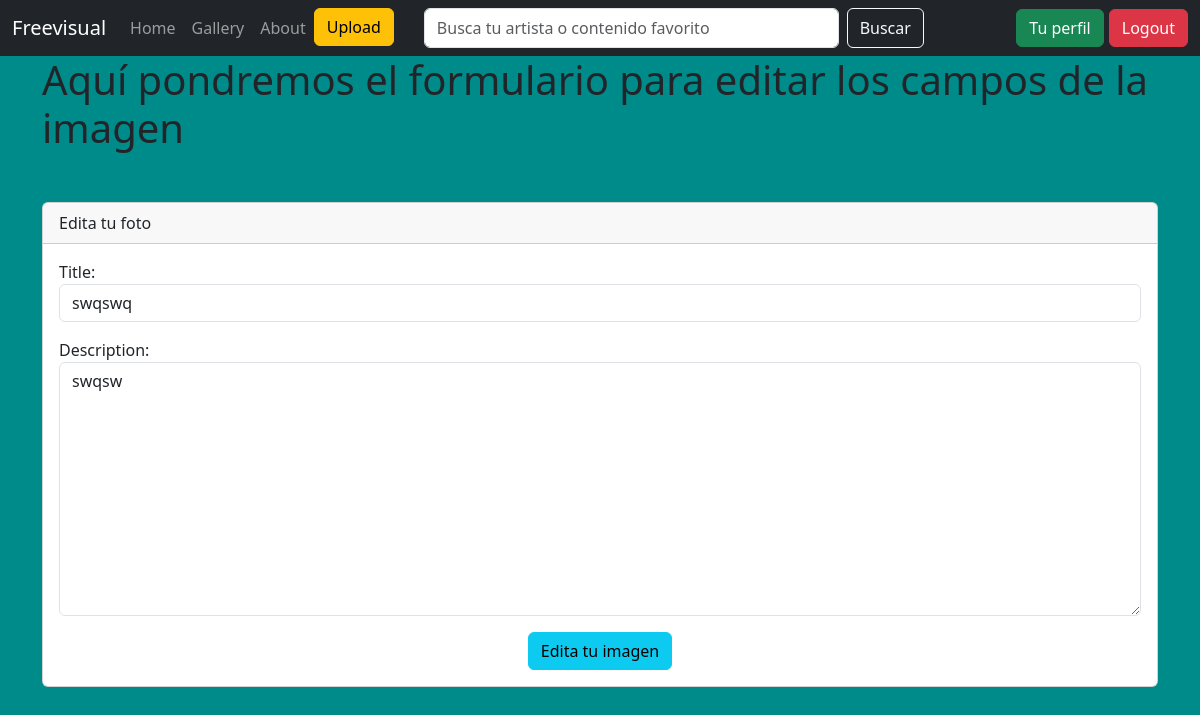
The app's page /image/1/edit_image/ (signed in), older data.
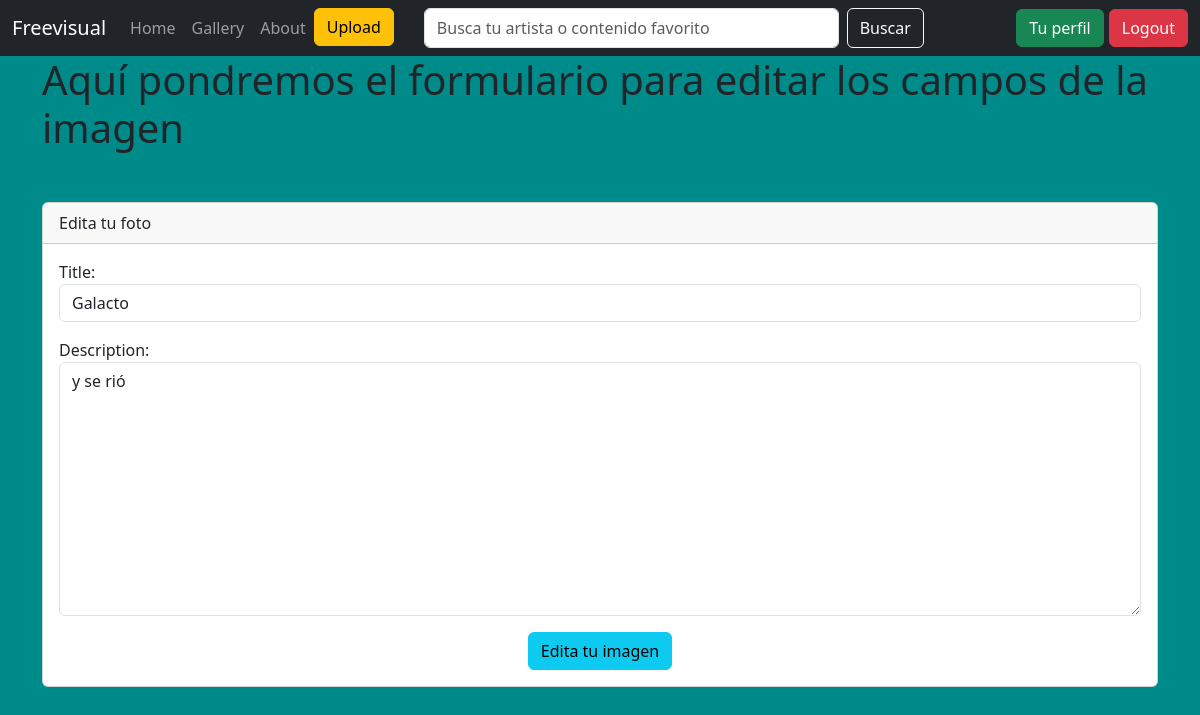
The same page, newer data.
### freevisual/models.py (models this page shows, shortened)
class Image(models.Model):
    owner = models.ForeignKey(Creator, on_delete=models.CASCADE)
    image = models.ImageField(upload_to='images/', default='images/galactus.png')
    title = models.CharField(max_length=100)
    description = models.TextField(blank=True, null=True)
    uploaded_at = models.DateTimeField(default=timezone.now)

### freevisual/views.py (the view)
# urls.py: path('image/<int:image_id>/edit_image/', views.edit_image, name='edit_image'),
def edit_image(request, image_id):
    image = get_object_or_404(Image, id=image_id)
    if request.user != image.owner:
        return HttpResponseForbidden("No tienes permiso para editar esta imagen.")
    if request.method == 'POST':
        form = EditImageForm(request.POST, request.FILES, instance=image)
        if form.is_valid():
            form.save()
            return redirect('profile')
    else:
        form = EditImageForm(instance=image)
    return render(request, 'image_html/edit_image.html', {'form': form, 'image': image})

### freevisual/forms.py
class EditImageForm(forms.ModelForm):
    class Meta:
        model = Image
        fields = ['title', 'description']
        widgets = {
            'title': forms.TextInput(attrs={
                'class': 'form-control'
            }),
            'description': forms.Textarea(attrs={
                'class': 'form-control'
            })
        }

### freevisual/templates/image_html/edit_image.html (shortened to what this page needs)
{% extends 'layouts/base.html'%}
{% load static %}
{% block content %}
<h1> Aquí pondremos el formulario para editar los campos de la imagen </h1>
<div class="card mx-auto" style="width: 100%; margin-top: 50px;">
  <div class="card-header">
      Edita tu foto
  </div>
  <div class="card-body">
      <form method="post">
      <div class="mb-3">
          {{ form.as_p }}
      </div>
      <div class="d-flex justify-content-center">
          <button type="submit" class="btn btn-info">
              Edita tu imagen
          </button>
      </div>
      </form>
  </div>
</div>
{% endblock %}

Row changes from the older to the newer data that the page shows:
changed Image: title "swqswq" → "Galacto"; description "swqsw" → "y se rió"
